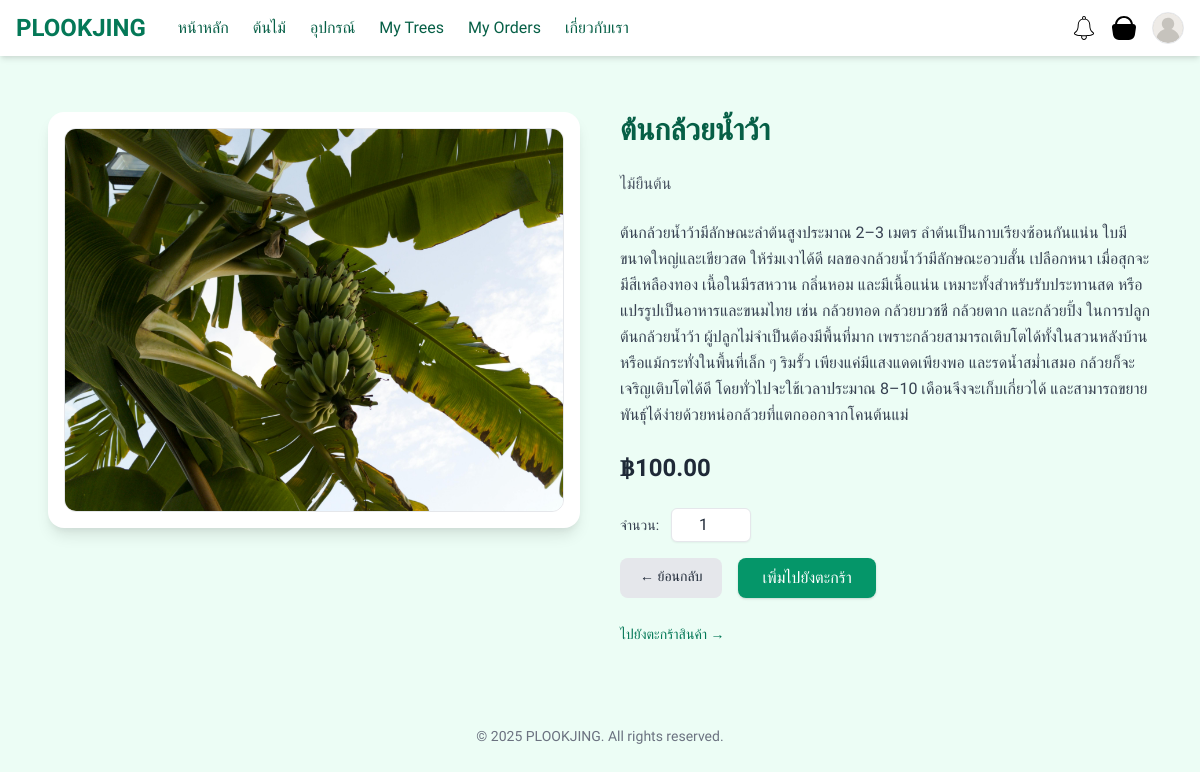
Screenshot of /tree/1/ with the database file from the repository.
### myapp/models.py (models this page shows, shortened)
class Tree(models.Model):
    name = models.CharField(max_length=100)
    species = models.CharField(max_length=100, default="Unknown")
    description = models.TextField(blank=True)
    image = models.ImageField(upload_to='tree/', null=True, blank=True)
    price = models.DecimalField(max_digits=10, decimal_places=2)

### myapp/views.py (the view)
# urls.py: path('tree/<int:tree_id>/', views.tree_detail, name='tree_detail'),
def tree_detail(request, tree_id):
    tree = get_object_or_404(Tree, pk=tree_id)
    return render(request, 'myapp/tree_detail.html', {'tree': tree})

### myapp/templates/myapp/tree_detail.html (shortened to what this page needs)
{% extends 'base.html' %}
{% block content %}
<div class="max-w-6xl mx-auto p-6">
  <div class="grid grid-cols-1 md:grid-cols-2 gap-10 items-start">
    <div class="bg-white rounded-2xl shadow-lg p-4">
      {% if tree.image %}
        <img src="{{ tree.image.url }}" alt="{{ tree.name }}"
             class="w-full h-96 object-cover rounded-xl border border-gray-200">
      {% else %}
        <div class="w-full h-96 bg-gray-100 rounded-xl flex items-center justify-center text-gray-400">
          ไม่มีรูปภาพ
        </div>
      {% endif %}
    </div>
    <div class="space-y-6">
      <h1 class="text-3xl font-bold text-green-800">{{ tree.name }}</h1>
      <p class="text-gray-600">{{ tree.species }}</p>
      <p class="text-gray-700 leading-relaxed">{{ tree.description|default:"ไม่มีคำอธิบายเพิ่มเติม" }}</p>
      <p class="text-2xl font-bold text-orange-600">฿{{ tree.price|floatformat:2 }}</p>
      <form method="POST" action="{% url 'myapp:add_to_cart' 'tree' tree.id %}" class="space-y-4">
        <div class="flex items-center space-x-3">
          <label for="quantity" class="text-sm text-gray-700">จำนวน:</label>
          <input type="number" name="quantity" id="quantity" value="1" min="1"
                 class="w-20 px-3 py-1 border rounded-md text-center shadow-sm focus:outline-none focus:ring-2 focus:ring-orange-300">
        </div>
        <div class="flex space-x-4">
          <a href="{% url 'myapp:select_tree' %}"
             class="px-5 py-2 rounded-lg bg-gray-200 hover:bg-gray-300 text-sm text-gray-800">
            ← ย้อนกลับ
          </a>
          <button type="submit"
                  class="px-6 py-2 rounded-lg bg-green-600 hover:bg-green-700 text-white shadow">
            เพิ่มไปยังตะกร้า
          </button>
        </div>
      </form>
      <div class="mt-4">
        <a href="{% url 'myapp:cart' %}" class="inline-block text-sm text-green-700 hover:underline">
          ไปยังตะกร้าสินค้า →
        </a>
      </div>
    </div>
  </div>
</div>
{% endblock %}

### myapp/templates/base.html (style rules this page uses)
body { font-family: 'Prompt', sans-serif; }

### rows the page displays
Tree: image (picture), name "ต้นกล้วยน้ำว้า", species "ไม้ยืนต้น", description "ต้นกล้วยน้ำว้ามีลักษณะลำต้นสูงประมาณ 2–3 เมตร ลำต้นเป็นกาบเรียงซ้อนกันแน่น ใบมีขนาดใหญ่และเขียวสด ให้ร่มเงาได้ดี ผลของกล้วยน้ำว้ามีลักษณะอวบสั้น เปลือกหนา เมื่อสุกจะมีสีเหลืองทอง เนื้อในมีรสหวาน กลิ่นหอม และมีเนื้อแน่น เหมาะทั้งสำหรับรับประทานสด หรือแปรรูปเป็นอาหารและขนมไทย เช่น กล้วยทอด กล้วยบวชชี กล้วยตาก และกล้วยปิ้ง ในการปลูกต้นกล้วยน้ำว้า ผู้ปลูกไม่จำเป็นต้องมีพื้นที่มาก เพราะกล้วยสามารถเติบโตได้ทั้งในสวนหลังบ้าน หรือแม้กระทั่งในพื้นที่เล็ก ๆ ริมรั้ว เพียงแค่มีแสงแดดเพียงพอ และรดน้ำสม่ำเสมอ กล้วยก็จะเจริญเติบโตได้ดี โดยทั่วไปจะใช้เวลาประมาณ 8–10 เดือนจึงจะเก็บเกี่ยวได้ และสามารถขยายพันธุ์ได้ง่ายด้วยหน่อกล้วยที่แตกออกจากโคนต้นแม่", price "100.00"
